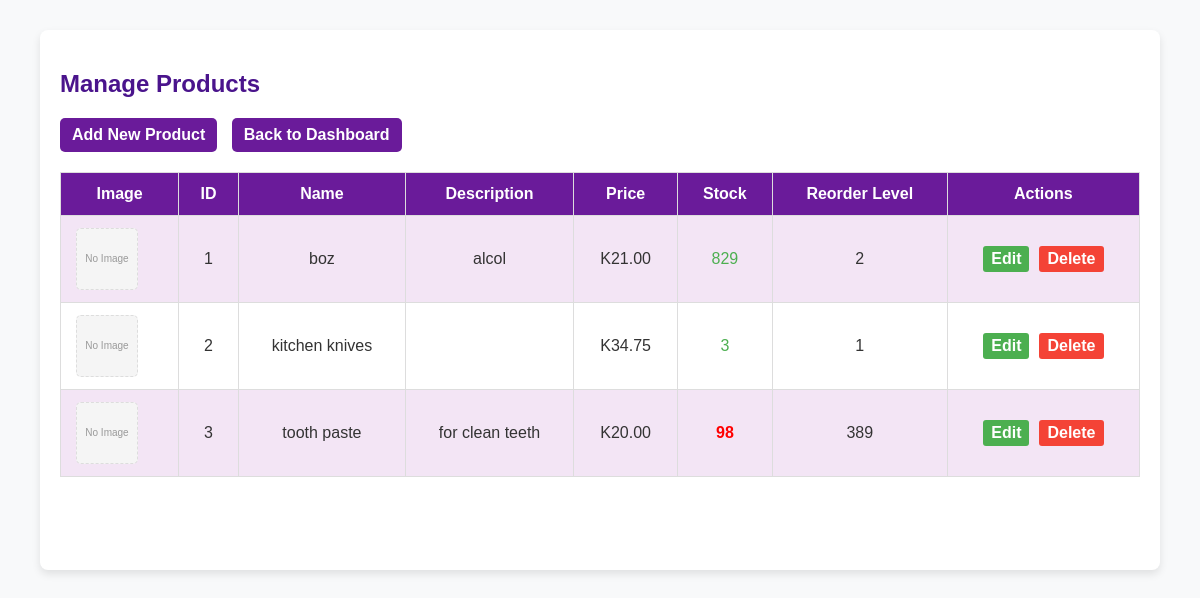
/manage_products.php, run on the app's committed database.
### tables this page shows
CREATE TABLE `products` (
  `product_id` int(11) NOT NULL,
  `name` varchar(100) DEFAULT NULL,
  `description` text DEFAULT NULL,
  `price` decimal(10,2) DEFAULT NULL,
  `stock_quantity` int(11) DEFAULT NULL,
  `reorder_level` int(11) DEFAULT NULL,
  `image_path` varchar(255) DEFAULT NULL,
  `supplier_id` int(11) DEFAULT NULL
);

### manage_products.php (the view, shortened to what this page needs)
<?php
require_once __DIR__ . '/db.php';
$result = $conn->query("SELECT * FROM Products");
?>
<!DOCTYPE html>
<html>
<head>
  <link rel="stylesheet" href="assets/css/style.css">
</head>
<body>
  <div class="container">
    <h2>Manage Products</h2>
    <div class="top-actions">
      <a href="add_product.php">Add New Product</a>
      <a href="index.php">Back to Dashboard</a>
    </div>
    <table>
      <tr>
        <th>Image</th>
        <th>ID</th>
        <th>Name</th>
        <th>Description</th>
        <th>Price</th>
        <th>Stock</th>
        <th>Reorder Level</th>
        <th>Actions</th>
      </tr>
      <?php while ($row = $result->fetch_assoc()): ?>
        <tr>
          <td>
            <?php if (!empty($row['image_path']) && file_exists($row['image_path'])): ?>
              <img src="<?= htmlspecialchars($row['image_path']) ?>" alt="<?= htmlspecialchars($row['name']) ?>"
                class="product-image" title="<?= htmlspecialchars($row['name']) ?>">
            <?php else: ?>
              <div class="no-image" title="No Image">No Image</div>
            <?php endif; ?>
          </td>
          <td><?= $row['product_id'] ?></td>
          <td><?= htmlspecialchars($row['name']) ?></td>
          <td>
            <?= htmlspecialchars(substr($row['description'], 0, 50)) ?>  <?= strlen($row['description']) > 50 ? '...' : '' ?>
          </td>
          <td>K<?= number_format($row['price'], 2) ?></td>
          <td class="<?= $row['stock_quantity'] <= $row['reorder_level'] ? 'stock-low' : 'stock-ok' ?>">
            <?= $row['stock_quantity'] ?>
          </td>
          <td><?= $row['reorder_level'] ?></td>
          <td>
            <div class="action-links">
              <a href="add_product.php?id=<?= $row['product_id'] ?>" class="edit-link">Edit</a>
              <a href="manage_products.php?delete=<?= $row['product_id'] ?>" class="delete-link"
                onclick="return confirm('Are you sure you want to delete <?= htmlspecialchars(addslashes($row['name'])) ?>?')">Delete</a>
            </div>
          </td>
        </tr>
      <?php endwhile; ?>
    </table>
  </div>
</body>
</html>

### assets/css/style.css (style rules this page uses)
body { font-family: Arial, sans-serif; margin: 0; padding: 0; background: #f8f9fa; color: #333; }
.container { width: 90%; max-width: 1100px; margin: 20px auto; background: white; padding: 20px; border-radius: 8px; box-shadow: 0px 4px 6px rgba(0, 0, 0, 0.1); }
.container { width: 100%; height: 500px; background-image: url(assets\photos\BACK.jpg); }

### manage_products.php (style rules this page uses)
table { width: 100%; border-collapse: collapse; margin-top: 20px; }
table th, table td { padding: 12px 15px; border: 1px solid #ddd; text-align: center; vertical-align: middle; }
table th { background-color: #6a1b9a; color: white; }
table tr:nth-child(even) { background-color: #f3e5f5; }
a { text-decoration: none; color: #4a148c; font-weight: bold; }
.container { width: 90%; max-width: 1200px; margin: 30px auto; padding: 20px; background: white; border-radius: 8px; box-shadow: 0 4px 8px rgba(0, 0, 0, 0.1); }
h2 { color: #4a148c; }
.top-actions { margin-bottom: 15px; }
.top-actions a { background: #6a1b9a; color: white; padding: 8px 12px; border-radius: 5px; margin-right: 10px; display: inline-block; }
.no-image { width: 60px; height: 60px; background-color: #f5f5f5; border: 1px dashed #ddd; border-radius: 5px; display: flex; align-items: center; justify-content: center; color: #999; font-size: 10px; text-align: center; }
.action-links { display: flex; gap: 10px; justify-content: center; }
.action-links a { padding: 4px 8px; border-radius: 3px; transition: background-color 0.3s; }
.edit-link { background: #4caf50; color: white !important; }
.delete-link { background: #f44336; color: white !important; }
.stock-low { color: #ff0000; font-weight: bold; }
.stock-ok { color: #4caf50; }

### data on the page
products: shows "No Image", product_id "1", name "boz", description "alcol", price "21.00", stock_quantity "829", reorder_level "2"
products: shows "No Image", product_id "2", name "kitchen knives", price "34.75", stock_quantity "3", reorder_level "1"
products: shows "No Image", product_id "3", name "tooth paste", description "for clean teeth", price "20.00", stock_quantity "98", reorder_level "389"
